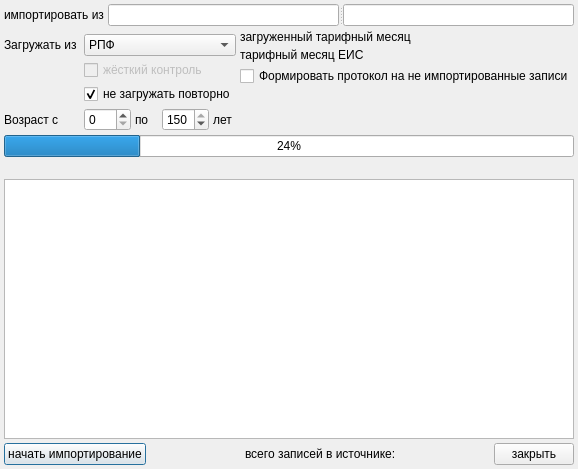
<?xml version="1.0" encoding="UTF-8"?>
<ui version="4.0">
 <class>Dialog</class>
 <widget class="QDialog" name="Dialog">
  <property name="geometry">
   <rect>
    <x>0</x>
    <y>0</y>
    <width>543</width>
    <height>469</height>
   </rect>
  </property>
  <property name="windowTitle">
   <string>Загрузка из ЕИС</string>
  </property>
  <layout class="QGridLayout" name="gridLayout_2">
   <property name="margin">
    <number>4</number>
   </property>
   <property name="spacing">
    <number>4</number>
   </property>
   <item row="0" column="0" colspan="3">
    <layout class="QHBoxLayout">
     <property name="spacing">
      <number>4</number>
     </property>
     <item>
      <widget class="QLabel" name="label">
       <property name="text">
        <string>импортировать из</string>
       </property>
       <property name="buddy">
        <cstring>edtFileName</cstring>
       </property>
      </widget>
     </item>
     <item>
      <widget class="QSplitter" name="splitter">
       <property name="orientation">
        <enum>Qt::Horizontal</enum>
       </property>
       <widget class="QLineEdit" name="edtFileName">
        <property name="text">
         <string/>
        </property>
        <property name="readOnly">
         <bool>true</bool>
        </property>
       </widget>
       <widget class="QLineEdit" name="edtIP">
        <property name="readOnly">
         <bool>true</bool>
        </property>
       </widget>
      </widget>
     </item>
    </layout>
   </item>
   <item row="1" column="2" rowspan="5">
    <layout class="QVBoxLayout">
     <property name="spacing">
      <number>4</number>
     </property>
     <item>
      <widget class="QLabel" name="label_cur_mon">
       <property name="text">
        <string>загруженный тарифный месяц</string>
       </property>
      </widget>
     </item>
     <item>
      <widget class="QLabel" name="label_eis_mon">
       <property name="text">
        <string>тарифный месяц ЕИС</string>
       </property>
      </widget>
     </item>
     <item>
      <widget class="QCheckBox" name="chkLogImportRefuse">
       <property name="text">
        <string>Формировать протокол на не импортированные записи</string>
       </property>
      </widget>
     </item>
     <item>
      <spacer name="verticalSpacer">
       <property name="orientation">
        <enum>Qt::Vertical</enum>
       </property>
       <property name="sizeHint" stdset="0">
        <size>
         <width>20</width>
         <height>40</height>
        </size>
       </property>
      </spacer>
     </item>
    </layout>
   </item>
   <item row="3" column="1">
    <widget class="QCheckBox" name="checkBox_3">
     <property name="enabled">
      <bool>false</bool>
     </property>
     <property name="text">
      <string>жёсткий контроль</string>
     </property>
    </widget>
   </item>
   <item row="4" column="1">
    <widget class="QCheckBox" name="chkOnlyNew">
     <property name="text">
      <string>не загружать повторно</string>
     </property>
     <property name="checked">
      <bool>true</bool>
     </property>
    </widget>
   </item>
   <item row="6" column="0" colspan="3">
    <widget class="QProgressBar" name="progressBar">
     <property name="value">
      <number>24</number>
     </property>
     <property name="orientation">
      <enum>Qt::Horizontal</enum>
     </property>
    </widget>
   </item>
   <item row="7" column="0" colspan="3">
    <widget class="QLabel" name="statusLabel">
     <property name="text">
      <string/>
     </property>
    </widget>
   </item>
   <item row="8" column="0" colspan="3">
    <widget class="QTextBrowser" name="logBrowser"/>
   </item>
   <item row="9" column="0" colspan="3">
    <layout class="QHBoxLayout">
     <property name="spacing">
      <number>4</number>
     </property>
     <property name="margin">
      <number>0</number>
     </property>
     <item>
      <widget class="QPushButton" name="btnImport">
       <property name="text">
        <string>начать импортирование</string>
       </property>
      </widget>
     </item>
     <item>
      <spacer>
       <property name="orientation">
        <enum>Qt::Horizontal</enum>
       </property>
       <property name="sizeHint" stdset="0">
        <size>
         <width>40</width>
         <height>20</height>
        </size>
       </property>
      </spacer>
     </item>
     <item>
      <widget class="QLabel" name="labelNum">
       <property name="text">
        <string>всего записей в источнике:</string>
       </property>
      </widget>
     </item>
     <item>
      <spacer>
       <property name="orientation">
        <enum>Qt::Horizontal</enum>
       </property>
       <property name="sizeHint" stdset="0">
        <size>
         <width>40</width>
         <height>20</height>
        </size>
       </property>
      </spacer>
     </item>
     <item>
      <widget class="QPushButton" name="btnClose">
       <property name="text">
        <string>закрыть</string>
       </property>
      </widget>
     </item>
    </layout>
   </item>
   <item row="5" column="1">
    <widget class="QFrame" name="frmAge">
     <property name="frameShape">
      <enum>QFrame::NoFrame</enum>
     </property>
     <property name="frameShadow">
      <enum>QFrame::Raised</enum>
     </property>
     <layout class="QHBoxLayout" name="_2">
      <property name="spacing">
       <number>4</number>
      </property>
      <property name="margin">
       <number>0</number>
      </property>
      <item>
       <widget class="QSpinBox" name="edtAgeFrom">
        <property name="sizePolicy">
         <sizepolicy hsizetype="Preferred" vsizetype="Fixed">
          <horstretch>0</horstretch>
          <verstretch>0</verstretch>
         </sizepolicy>
        </property>
        <property name="maximum">
         <number>150</number>
        </property>
       </widget>
      </item>
      <item>
       <widget class="QLabel" name="lblAgeTo">
        <property name="text">
         <string>по</string>
        </property>
        <property name="buddy">
         <cstring>edtAgeTo</cstring>
        </property>
       </widget>
      </item>
      <item>
       <widget class="QSpinBox" name="edtAgeTo">
        <property name="sizePolicy">
         <sizepolicy hsizetype="Preferred" vsizetype="Fixed">
          <horstretch>0</horstretch>
          <verstretch>0</verstretch>
         </sizepolicy>
        </property>
        <property name="maximum">
         <number>150</number>
        </property>
        <property name="value">
         <number>150</number>
        </property>
       </widget>
      </item>
      <item>
       <widget class="QLabel" name="lblAgeYears">
        <property name="text">
         <string>лет</string>
        </property>
        <property name="buddy">
         <cstring>edtAgeTo</cstring>
        </property>
       </widget>
      </item>
     </layout>
    </widget>
   </item>
   <item row="2" column="1">
    <widget class="QComboBox" name="cmbPart">
     <item>
      <property name="text">
       <string>РПФ</string>
      </property>
     </item>
     <item>
      <property name="text">
       <string>МУ</string>
      </property>
     </item>
    </widget>
   </item>
   <item row="2" column="0">
    <widget class="QLabel" name="lblPart">
     <property name="text">
      <string>Загружать из </string>
     </property>
     <property name="buddy">
      <cstring>cmbPart</cstring>
     </property>
    </widget>
   </item>
   <item row="5" column="0">
    <widget class="QLabel" name="lblAge">
     <property name="text">
      <string>Возраст с</string>
     </property>
     <property name="buddy">
      <cstring>edtAgeFrom</cstring>
     </property>
    </widget>
   </item>
  </layout>
 </widget>
 <tabstops>
  <tabstop>edtFileName</tabstop>
  <tabstop>edtIP</tabstop>
  <tabstop>cmbPart</tabstop>
  <tabstop>checkBox_3</tabstop>
  <tabstop>chkOnlyNew</tabstop>
  <tabstop>edtAgeFrom</tabstop>
  <tabstop>edtAgeTo</tabstop>
  <tabstop>chkLogImportRefuse</tabstop>
  <tabstop>logBrowser</tabstop>
  <tabstop>btnImport</tabstop>
  <tabstop>btnClose</tabstop>
 </tabstops>
 <resources/>
 <connections/>
</ui>
